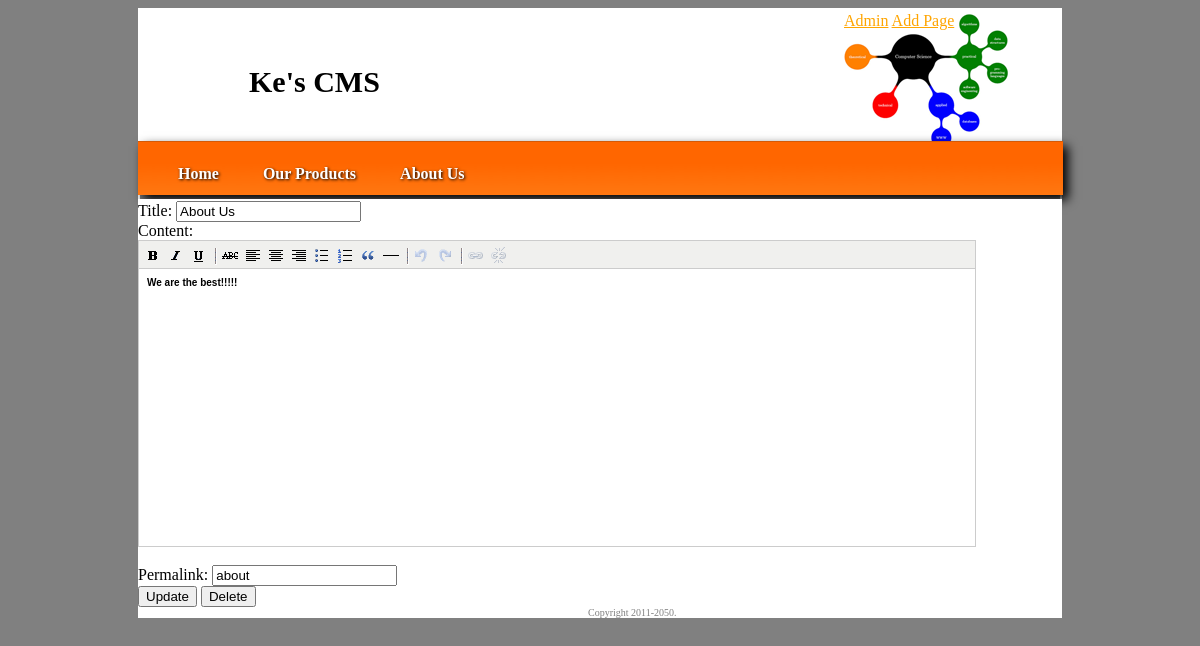
Screenshot of /edit.php?id=16 with the database file from the repository.
### tables this page shows
CREATE TABLE IF NOT EXISTS `cmsinfo` (
  `order` tinyint(15) NOT NULL DEFAULT '0',
  `title` varchar(100) NOT NULL,
  `content` text,
  `update_at` timestamp NOT NULL DEFAULT CURRENT_TIMESTAMP ON UPDATE CURRENT_TIMESTAMP,
  `created_at` timestamp NOT NULL DEFAULT '0000-00-00 00:00:00',
  `permalink` varchar(20) NOT NULL,
  `id` int(11) NOT NULL AUTO_INCREMENT,
  PRIMARY KEY (`id`)
);

### edit.php (the view, shortened to what this page needs)
<?php
    if(empty($_GET['id'])){
        echo "<META HTTP-EQUIV='refresh' CONTENT='0;URL=index.php'>";
    }
    else{
       $id=trim($_GET['id']);
        require('header.php');
    }
        $query="SELECT title,content,permalink FROM cmsinfo WHERE id = ?";
        $STH=$DBH->prepare($query);
        $STH->bindParam(1,$id);
        $STH->execute();
        $STH->setFetchMode(PDO::FETCH_ASSOC);
        $row = $STH->fetch();
?>
            <form method="post" action="#">
                    <label for="title">Title: </label>
                    <input type="text" name="title" id="title" value="<?=$row['title']?>" required/><br />
                    <label for="content">Content:</label><br />
                    <textarea name="content" id="content"><?=$row['content']?></textarea><br />
                    <label for="permalink">Permalink: </label>
                    <input type="text" name="permalink" id="permalink" value="<?=$row['permalink']?>" required/><br/>
                    <input type="submit" name="update" value="Update" onclick="form.action='update.php';"/>
                    <input type="submit" name="delete" value="Delete" onclick="form.action='delete.php';" />
            </form>
<?php require('footer.php')?>

### menu.php
<?php
    require_once('dbConfig.php');
    $query="SELECT title, permalink FROM cmsinfo";
    $STH=$DBH->query($query);
    $STH->setFetchMode(PDO::FETCH_ASSOC);
    while($row = $STH->fetch()): ?>
       <a href="index.php?p=<?= $row['permalink']?>"><?=$row['title']?></a>
    <? endwhile; ?>

### cms.css (style rules this page uses)
body { background-color:gray; }
a:link, a:visited, a:active { color:orange; }
#menu nav a { color:white; text-decoration:none; font-weight:bold; margin-left:40px; }

### js/tiny_mce/themes/advanced/skins/default/content.css (style rules this page uses)
body, td, pre { color:#000; font-family:Verdana, Arial, Helvetica, sans-serif; font-size:10px; margin:8px; }
body { background:#FFF; }

### rows the page displays
cmsinfo: title "Home"
cmsinfo: title "Our Products"
cmsinfo: title "About Us", permalink "about"
